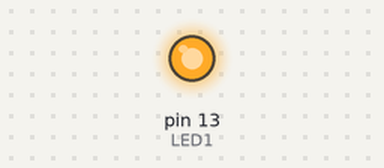
The sketch below on a simulated Arduino Uno, built with avr-gcc and run on an emulated ATmega328P. On the bench: output pins drawn as LEDs (lit = HIGH).

Above: at 0.5 s.
At 10.8 s:
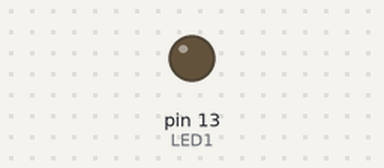
Timing chart, 0 to 12.1 s (numbered marks = the images above):
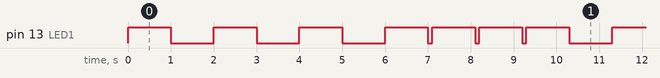

The sketch:

Lab1L3.ino
```cpp
/*
Name:		Lab 1.L3.ino
Created:	5/30/2018 10:42:35 AM
Author:	chris dyck
*/
int LED1 = 13; //The blue LED is connected pin 2 of the Arduino.
int onTime = 1000; //500 milliseconds
int offTime = 100; //950 milliseconds
int onTimeSlow = 1000; //500 milliseconds
int offTimeSlow = 1000; //950 milliseconds

				   // the setup function runs once when you press reset or power the board
void setup() {
	pinMode(LED1, OUTPUT);  //Setup Blue LED pin as an output pin.
}

// the loop function runs over and over again until power down or reset
void loop() {
	for (int i = 0; i < 3; i++) {
		digitalWrite(LED1, HIGH);  //Turn on the blue LED.
		Serial.println("Light on Slow");
		delay(onTimeSlow);                   //Wait onTime.
		digitalWrite(LED1, LOW);   //Turn off the blue LED.
		Serial.println("Light off Slow");
		delay(offTimeSlow);                  //Wait offTime.
	}
	for (int i = 0; i < 3; i++) {
		digitalWrite(LED1, HIGH);  //Turn on the blue LED.
		Serial.println("Light on Fast");
		delay(onTime);                   //Wait onTime.
		digitalWrite(LED1, LOW);   //Turn off the blue LED.
		Serial.println("Light off Fast");
		delay(offTime);                  //Wait offTime.
	}

}
```

Measured:
- by itself, pin 13 (LED1): repeats every 9.3 s: 3 × (LOW 1.0 s, HIGH 1.0 s), 3 × (LOW 0.10 s, HIGH 1.0 s)
- by itself, everything shown: repeats every 9.3 s, in 12 steps
